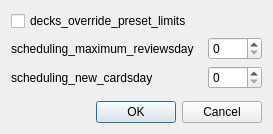
<?xml version="1.0" encoding="UTF-8"?>
<ui version="4.0">
 <class>Dialog</class>
 <widget class="QDialog" name="Dialog">
  <property name="geometry">
   <rect>
    <x>0</x>
    <y>0</y>
    <width>273</width>
    <height>134</height>
   </rect>
  </property>
  <property name="windowTitle">
   <string notr="true">Anki</string>
  </property>
  <layout class="QVBoxLayout" name="verticalLayout">
   <item>
    <widget class="QCheckBox" name="enable_override">
     <property name="text">
      <string>decks_override_preset_limits</string>
     </property>
    </widget>
   </item>
   <item>
    <layout class="QHBoxLayout" name="horizontalLayout">
     <item>
      <widget class="QLabel" name="label">
       <property name="text">
        <string>scheduling_maximum_reviewsday</string>
       </property>
      </widget>
     </item>
     <item>
      <widget class="QSpinBox" name="review_limit">
       <property name="sizePolicy">
        <sizepolicy hsizetype="Maximum" vsizetype="Fixed">
         <horstretch>0</horstretch>
         <verstretch>0</verstretch>
        </sizepolicy>
       </property>
       <property name="maximum">
        <number>9999</number>
       </property>
      </widget>
     </item>
    </layout>
   </item>
   <item>
    <layout class="QHBoxLayout" name="horizontalLayout_2">
     <item>
      <widget class="QLabel" name="label_2">
       <property name="text">
        <string>scheduling_new_cardsday</string>
       </property>
      </widget>
     </item>
     <item>
      <widget class="QSpinBox" name="new_limit">
       <property name="sizePolicy">
        <sizepolicy hsizetype="Maximum" vsizetype="Fixed">
         <horstretch>0</horstretch>
         <verstretch>0</verstretch>
        </sizepolicy>
       </property>
       <property name="frame">
        <bool>true</bool>
       </property>
       <property name="minimum">
        <number>0</number>
       </property>
       <property name="maximum">
        <number>9999</number>
       </property>
       <property name="value">
        <number>0</number>
       </property>
      </widget>
     </item>
    </layout>
   </item>
   <item>
    <spacer name="verticalSpacer_2">
     <property name="orientation">
      <enum>Qt::Vertical</enum>
     </property>
     <property name="sizeHint" stdset="0">
      <size>
       <width>20</width>
       <height>40</height>
      </size>
     </property>
    </spacer>
   </item>
   <item>
    <widget class="QDialogButtonBox" name="buttonBox">
     <property name="orientation">
      <enum>Qt::Horizontal</enum>
     </property>
     <property name="standardButtons">
      <set>QDialogButtonBox::Cancel|QDialogButtonBox::Ok</set>
     </property>
    </widget>
   </item>
  </layout>
 </widget>
 <resources/>
 <connections>
  <connection>
   <sender>buttonBox</sender>
   <signal>accepted()</signal>
   <receiver>Dialog</receiver>
   <slot>accept()</slot>
   <hints>
    <hint type="sourcelabel">
     <x>248</x>
     <y>254</y>
    </hint>
    <hint type="destinationlabel">
     <x>157</x>
     <y>274</y>
    </hint>
   </hints>
  </connection>
  <connection>
   <sender>buttonBox</sender>
   <signal>rejected()</signal>
   <receiver>Dialog</receiver>
   <slot>reject()</slot>
   <hints>
    <hint type="sourcelabel">
     <x>316</x>
     <y>260</y>
    </hint>
    <hint type="destinationlabel">
     <x>286</x>
     <y>274</y>
    </hint>
   </hints>
  </connection>
 </connections>
</ui>
